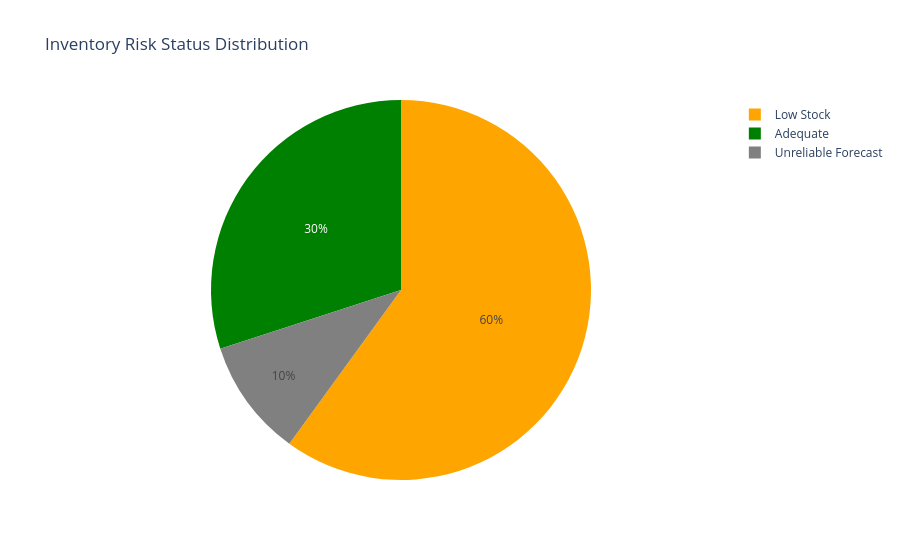

Notebook source saved alongside this figure:
### Code cell
risk_counts = inventory_risk['RiskStatus'].value_counts().reset_index()
fig2 = px.pie(
    risk_counts,
    names='RiskStatus',
    values='count',
    title='Inventory Risk Status Distribution',
    color='RiskStatus',
    color_discrete_map={
        'Stockout Risk': 'red',
        'Low Stock': 'orange',
        'Adequate': 'green',
        'Overstock Risk': 'purple',
        'Unreliable Forecast': 'gray'
    }
)
fig2.show()

print(inventory_risk[['StockCode', 'Description', 
                        'CurrentStock', 'ForecastedDemand',
                        'RiskStatus', 'RiskReason']].to_string(index=False))

### Figure 1 — Plotly figure (JSON) as saved in the notebook; plotly's stock layout.template omitted (floating-point values rounded to 4 significant figures)
{"data": [{"customdata": [["Low Stock"], ["Adequate"], ["Unreliable Forecast"]], "domain": {"x": [0, 1], "y": [0, 1]}, "hovertemplate": "RiskStatus=%{customdata[0]}<br>count=%{value}<extra></extra>", "labels": ["Low Stock", "Adequate", "Unreliable Forecast"], "legendgroup": "", "marker": {"colors": ["orange", "green", "gray"]}, "name": "", "showlegend": true, "type": "pie", "values": [12, 6, 2]}], "layout": {"legend": {"tracegroupgap": 0}, "title": {"text": "Inventory Risk Status Distribution"}}}
